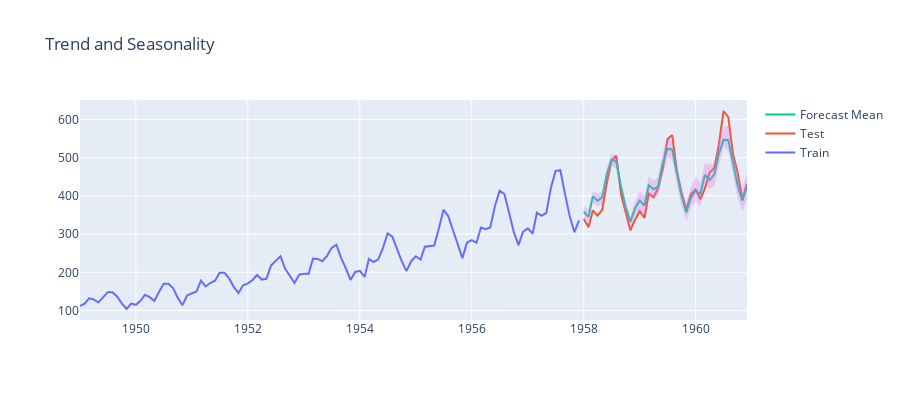

Write notebook code for a chart like this one.
### Code cell
from darts.models import ExponentialSmoothing

es_model = ExponentialSmoothing()
es_model.fit(train)
predictions = es_model.predict(36, num_samples=100)

forecast_df = predictions.quantiles_df(quantiles=(0.1, 0.5, 0.9))
forecast_df = forecast_df.reset_index()

fig6 = make_subplots(rows=1, cols=1)

fig6.add_trace(
    go.Scatter(
        x=train_df["Month"],
        y=train_df["#Passengers"],
        name="Train",
    ),
)
fig6.add_trace(
    go.Scatter(
        x=test_df["Month"],
        y=test_df["#Passengers"],
        name="Test",
    ),
)
fig6.add_trace(
    go.Scatter(
        x=forecast_df["Month"],
        y=forecast_df["#Passengers_0.5"],
        name="Forecast Mean",
    ),
)
fig6.add_trace(
    go.Scatter(
        x=forecast_df["Month"],
        y=forecast_df["#Passengers_0.1"],
        name="Forecast 0.1",
        line_color="rgba(0,0,0,0)",
        showlegend=False,
    ),
)
fig6.add_trace(
    go.Scatter(
        x=forecast_df["Month"],
        y=forecast_df["#Passengers_0.9"],
        fill="tonexty",
        name="Forecast 0.9",
        fillcolor="rgba(231,107,243,0.3)",
        line_color="rgba(0,0,0,0)",
        showlegend=False,
    ),
)

fig6.update_layout(height=400, title_text="Trend and Seasonality")
fig6.show()
